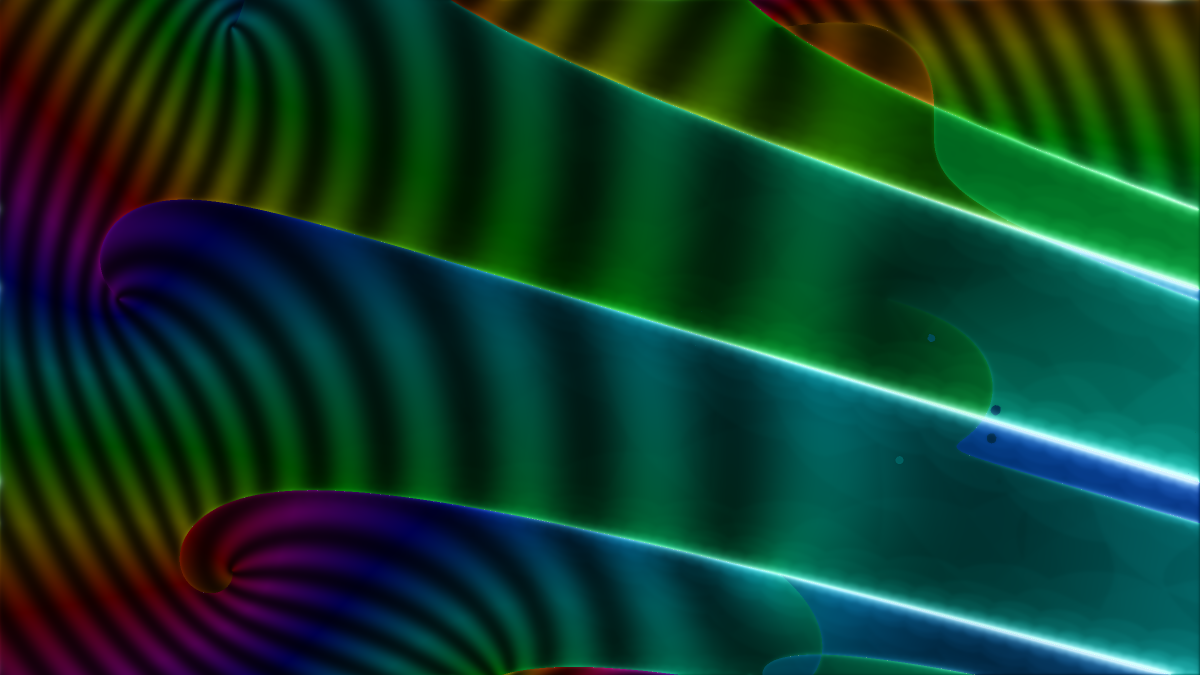

The Python source for this figure:
"""Homotopy Basins.

A showpiece: **every pixel is a zero-dimensional solve**.  Take the one-parameter family

    f(x; c) = x^d - d*x - c

and rasterize a window of the complex c-plane.  For each pixel, run the genuine total-degree
gamma-trick homotopy

    H(x, t) = gamma * t * (x^d - 1)  +  (1 - t) * (x^d - d*x - c)

and track all d start roots (the roots of unity) from t=1 to t=0 with the
``DoublePrecisionTracker``.  Nothing in the image is a synthetic texture -- every channel is
tracked data:

    * hue        -- the phase of a landing *fingerprint* ``sum_k zeta^k x_k`` over the d
                    destinations (zeta = exp(2 pi i / d)).  It varies smoothly inside a basin
                    and jumps exactly where the homotopy's swept discriminant permutes which
                    root each path reaches;
    * brightness -- the tracker's own total step count.  The blazing arcs are the discriminant
                    of H swept through system space: the set of c for which the straight-line
                    homotopy passes through a singular system at some t.  The adaptive stepper
                    piles up tiny steps exactly there;
    * stripes    -- level bands of the fingerprint's magnitude (honest domain coloring); the
                    rainbow whirlpools are its zeros, sitting at the curled roots of the arcs;
    * white speckle -- pixels where a path actually failed near a singular system.

The geometry is the gamma trick, photographed.  The family's branch points form the ring
c = -(d-1) * zeta with zeta^(d-1) = 1; each grows one glowing arc, and every arc trails off to
infinity in the -gamma direction (rotating gamma literally re-aims the comet tails).

Two frames are produced:

    * homotopy_basins_teaching.png -- d = 5: four branch points, four arcs, the lesson legible.
    * homotopy_basins.png          -- d = 9: the eight-arc comet cluster, the show-off.

Every coefficient fed to the function tree is EXACT (fractions.Fraction; pixel coordinates are
snapped to rationals), per the library's coercion doctrine.  There is no randomness anywhere --
gamma is a fixed exact unit -- so the tracked data is fully deterministic.

Regenerated through ``tools/refresh_doc_artifacts.py`` (see that tool).  This is a raster
showpiece: PNG only (the image IS a raster of solves; there is no meaningful vector form), so it
is exempt from the tutorial figures' png+svg rule.  It is NOT a doctest -- the docs page embeds
the pre-rendered image.  It is also the heaviest doc artifact: the two frames together are about
17 million tracked paths (roughly 10-15 minutes on 12 cores).

Run standalone:  python homotopy_basins.py
"""

import os
import time
from fractions import Fraction
from multiprocessing import Pool

import numpy as np

_OUT = os.path.dirname(os.path.abspath(__file__))

# pixel coordinates are snapped onto this exact grid (coefficients must be exact values)
_DENOM = 10**6

# supersampling: compute at SS x the output size, box-downsample for silky bands and arcs
_SS = 2


# --- the engine: one total-degree homotopy per pixel --------------------------------------------

_worker = {}

def _worker_init(degree, gamma_re, gamma_im):
    """Per-process setup: import bertini once and remember the frame constants."""
    import bertini
    import bertini.tracking  # noqa: F401  (registers the tracking submodule)
    bertini.recording(False)              # millions of throwaway solves: do not archive them
    _worker['bertini'] = bertini
    _worker['degree'] = degree
    _worker['gamma'] = (gamma_re, gamma_im)
    _worker['starts'] = [np.exp(2j * np.pi * k / degree) for k in range(degree)]
    _worker['zeta'] = np.exp(2j * np.pi * np.arange(degree) / degree)


def _cnode(re_exact, im_exact):
    """An exact complex coefficient node re + i*im (both fractions.Fraction or int)."""
    bertini = _worker['bertini']
    return bertini.coefficient(re_exact) + bertini.I * bertini.coefficient(im_exact)


def _track_pixel(c_re, c_im):
    """All d total-degree paths for the target x^d - d*x - c at one exact pixel value c.

    Returns (fingerprint, total_steps, num_failures)."""
    bertini = _worker['bertini']
    tracking = bertini.tracking
    d = _worker['degree']

    x = bertini.Variable('x')
    t = bertini.Variable('t')
    H = bertini.System()
    H.add_function(_cnode(*_worker['gamma']) * t * (x**d - 1)
                   + (1 - t) * (x**d - d * x - _cnode(c_re, c_im)))
    H.add_path_variable(t)
    H.add_variable_group(bertini.VariableGroup([x]))

    tracker = bertini.DoublePrecisionTracker(H)
    tracker.setup(tracking.Predictor.RK4, 1e-6, 1e5,
                  tracking.SteppingConfig(), tracking.NewtonConfig())

    lands = np.zeros(d, dtype=complex)
    steps = 0
    fails = 0
    end = np.zeros(1, dtype=complex)
    for k, root in enumerate(_worker['starts']):
        code = tracker.track_path(end, complex(1, 0), complex(0, 0), np.array([root]))
        steps += tracker.num_total_steps_taken()
        if str(code) != 'Success':
            fails += 1
        lands[k] = end[0]
    return (lands * _worker['zeta']).sum(), steps, fails


def _row(args):
    """One raster row: track every pixel, reduce to (fingerprint, steps, failures) arrays."""
    j, c_res, c_im = args
    finger = np.zeros(len(c_res), dtype=complex)
    steps = np.zeros(len(c_res), dtype=np.int32)
    fails = np.zeros(len(c_res), dtype=np.int8)
    for i, c_re in enumerate(c_res):
        finger[i], steps[i], fails[i] = _track_pixel(c_re, c_im)
    return j, finger, steps, fails


def compute(degree, gamma, center, halfwidth, w, h):
    """Track the whole window (w x h pixels, all d paths each).  Returns per-pixel arrays
    (fingerprint, steps, failures)."""
    halfheight = halfwidth * h / w
    xs = [Fraction(round((center[0] - halfwidth + 2 * halfwidth * i / (w - 1)) * _DENOM), _DENOM)
          for i in range(w)]
    ys = [Fraction(round((center[1] - halfheight + 2 * halfheight * j / (h - 1)) * _DENOM), _DENOM)
          for j in range(h)]
    finger = np.zeros((h, w), dtype=complex)
    steps = np.zeros((h, w), dtype=np.int32)
    fails = np.zeros((h, w), dtype=np.int8)
    t0 = time.perf_counter()
    with Pool(os.cpu_count(), initializer=_worker_init,
              initargs=(degree, gamma[0], gamma[1])) as pool:
        jobs = [(j, xs, ys[j]) for j in range(h)]
        for n, (j, fg, st, fl) in enumerate(pool.imap_unordered(_row, jobs, chunksize=1)):
            finger[j] = fg; steps[j] = st; fails[j] = fl
            if n % max(1, h // 12) == 0:
                print(f'  row {n + 1}/{h}  ({time.perf_counter() - t0:.0f}s)', flush=True)
    print(f'  tracked {w}x{h} pixels x {degree} paths in {time.perf_counter() - t0:.0f}s')
    return finger, steps, fails


# --- rendering -----------------------------------------------------------------------------------

def _blur(channel, sigma):
    """FFT gaussian blur of one 2-D channel."""
    fy = np.fft.fftfreq(channel.shape[0])[:, None]
    fx = np.fft.fftfreq(channel.shape[1])[None, :]
    kernel = np.exp(-2 * (np.pi * sigma) ** 2 * (fx ** 2 + fy ** 2))
    return np.real(np.fft.ifft2(np.fft.fft2(channel) * kernel))


def _downsample(img, factor):
    """Box-average downsample of an (h, w, 3) image by an integer factor."""
    h, w = img.shape[:2]
    return img[:h - h % factor, :w - w % factor]\
        .reshape(h // factor, factor, w // factor, factor, -1).mean(axis=(1, 3))


def render(finger, steps, fails, out_png):
    """Map the tracked channels to color: hue from the fingerprint phase, brightness from
    tracker effort, stripes from the fingerprint magnitude, speckle from failures."""
    import matplotlib
    matplotlib.use('Agg')
    import matplotlib.colors as mcolors
    import matplotlib.image as mimage

    w = steps.shape[1]
    hue = (np.angle(finger) / (2 * np.pi)) % 1.0

    effort = np.log1p(steps.astype(float))
    effort = _blur(effort, sigma=max(0.7, w / 900))      # tame per-pixel step-count speckle
    lo, hi = np.percentile(effort, 5), np.percentile(effort, 99.7)
    stress = np.clip((effort - lo) / (hi - lo + 1e-9), 0, 1)

    mag = np.abs(finger)
    band = 0.5 + 0.5 * np.cos(2 * np.pi * 2.2 * np.log(mag + 1e-12))
    hue = (hue + 0.07 * np.log(mag + 1e-12)) % 1.0       # iridescent drift across the bands

    val = np.clip(0.08 + 0.22 * band + 0.30 * stress + 0.55 * stress ** 3, 0, 1)
    sat = np.clip(1.0 - 0.75 * stress ** 4, 0.35, 1.0)   # the hottest arcs bleach to white
    rgb = mcolors.hsv_to_rgb(np.stack([hue, sat, val], axis=-1))

    # bloom: the stress field re-added as soft glow in the local hue (screen blend)
    core = rgb * (stress ** 3)[..., None]
    glow = np.stack([_blur(core[..., k], sigma=max(1.5, w / 300)) for k in range(3)], axis=-1)
    img = 1 - (1 - rgb) * (1 - np.clip(1.3 * glow, 0, 1))
    img = np.clip(img + (fails > 0)[..., None] * 0.55, 0, 1)     # failure speckle, white-hot

    img = _downsample(img, _SS)
    mimage.imsave(out_png, np.clip(img, 0, 1), origin='lower')
    print('  wrote', out_png)


# --- the two frames ------------------------------------------------------------------------------

def teaching_frame(out):
    """d = 5: four branch points (c = -4 zeta, zeta^4 = 1), four arcs -- the lesson legible."""
    print('teaching frame (d=5):')
    finger, steps, fails = compute(degree=5,
                                   gamma=(Fraction(-24, 25), Fraction(7, 25)),
                                   center=(1.0, -0.4), halfwidth=7.0,
                                   w=800 * _SS, h=450 * _SS)
    render(finger, steps, fails, out)


def showpiece_frame(out):
    """d = 9: the eight-arc comet cluster streaming in the -gamma direction -- the show-off."""
    print('showpiece frame (d=9):')
    finger, steps, fails = compute(degree=9,
                                   gamma=(Fraction(-24, 25), Fraction(7, 25)),
                                   center=(2.0, -0.8), halfwidth=12.5,
                                   w=1200 * _SS, h=675 * _SS)
    render(finger, steps, fails, out)


def main():
    """Generate both frames next to this script."""
    teaching_frame(os.path.join(_OUT, 'homotopy_basins_teaching.png'))
    showpiece_frame(os.path.join(_OUT, 'homotopy_basins.png'))


if __name__ == '__main__':
    main()
